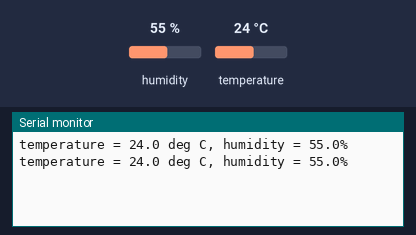
The sketch below on a simulated Arduino Uno, built with avr-gcc and run on an emulated ATmega328P. Parts: the last lines printed to the serial monitor. The inputs (shaded band) are chosen by the test bench; at power-on: humidity 55 %, temperature 24 °C.

Above: at 6.8 s.
6.9 s: humidity set to 22 %
At 9.6 s:
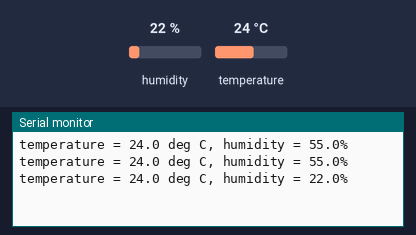
11.4 s: temperature set to 12 °C
At 13.1 s:
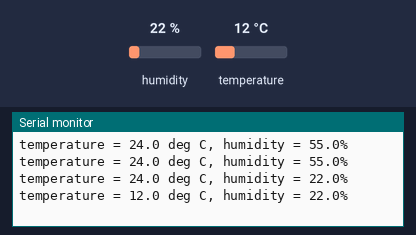
15.9 s: humidity set to 40 %
At 19.0 s:
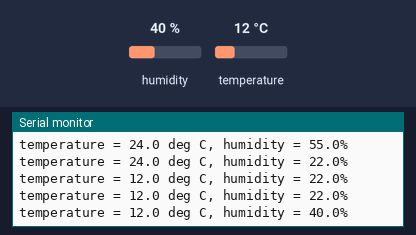
Timing chart, 0 to 20.5 s (numbered marks = the images above; inputs shaded):
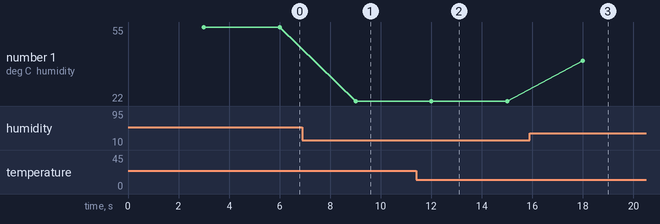

The sketch:

temperature_humidity_sensor.ino
```cpp
#include <dht_nonblocking.h>

#define DHT_SENSOR_TYPE DHT_TYPE_11

static const int dhtPin = 2; // signal pin of the dht11 to arduino digital pin 2

DHT_nonblocking dht_sensor(dhtPin, DHT_SENSOR_TYPE);

void setup()
{
  Serial.begin(9600);
}

// poll for a measurement, keeping the state machine alive
static bool measure_environment(float *temperature, float *humidity)
{
  static unsigned long measurement_timestamp = millis();

  // measure once every three seconds
  if (millis() - measurement_timestamp > 3000ul)
  {
    if (dht_sensor.measure(temperature, humidity) == true)
    {
      measurement_timestamp = millis();
      return true;
    }
  }

  return false;
}

void loop()
{
  float temperature;
  float humidity;

  if (measure_environment(&temperature, &humidity) == true)
  {
    Serial.print("temperature = ");
    Serial.print(temperature, 1);
    Serial.print(" deg C, humidity = ");
    Serial.print(humidity, 1);
    Serial.println("%");
  }
}
```

Measured:
- after the input at 6.9 s, the serial monitor: prints a new line after 2.1 s (image 1)
- after the input at 11.4 s, the serial monitor: prints a new line after 0.60 s (image 2)
- after the input at 15.9 s, the serial monitor: prints a new line after 2.1 s (image 3)
- plotted number 1: 55 → 22 after the input at 6.9 s, 22 → 40 after the input at 15.9 s
